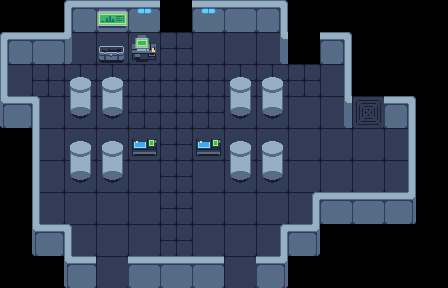

This game map was drawn from its Tiled (.tmx) file and the tilesets committed beside it. A one-line description and the full map source follow:
An orthogonal 14x9 tile map with 32x32 px tiles, 3 tile layers (floor, walls, props), 3 tilesets and 36 objects (4x Door, Spawn, ElevatorSpawn).

<map version="1.10" tiledversion="1.11.2" orientation="orthogonal" renderorder="right-down" width="14" height="9" tilewidth="32" tileheight="32" infinite="0" nextlayerid="8" nextobjectid="53">
 <tileset firstgid="1" source="tileset_ebene2.tsx" />
 <tileset firstgid="852" source="tileset_ebene1.tsx" />
 <tileset firstgid="1703" source="props_and_items_ebene2.tsx" />
 <layer id="2" name="floor" width="14" height="9">
  <data encoding="csv">
0,0,0,0,0,0,0,0,0,0,0,0,0,0,
0,0,72,72,72,71,72,72,72,0,0,0,0,0,
72,71,71,71,71,71,71,71,71,71,72,0,0,0,
923,72,72,72,71,71,71,72,72,72,72,107,0,0,
0,72,72,72,72,71,72,72,72,72,72,72,72,0,
0,72,72,72,72,71,72,72,72,72,72,72,72,0,
0,72,72,72,72,71,72,72,72,72,72,72,72,0,
0,0,72,72,72,71,72,72,72,0,0,0,0,0,
0,0,923,72,72,71,923,72,923,0,0,0,0,0
</data>
 </layer>
 <layer id="1" name="walls" width="14" height="9">
  <data encoding="csv">
0,0,3,6,6,0,6,6,9,0,0,0,0,0,
3,6,40,0,0,0,0,0,46,0,9,0,0,0,
76,0,0,0,0,0,0,0,0,0,84,0,0,0,
335,336,0,0,0,0,0,0,0,152,46,0,47,0,
0,76,0,0,0,0,0,0,0,152,0,0,306,0,
0,76,0,0,0,0,0,0,0,152,0,0,306,0,
0,76,0,0,0,0,0,0,0,342,376,376,379,0,
0,335,336,0,0,0,0,0,342,343,0,0,0,0,
0,0,373,0,376,376,376,0,379,0,0,0,0,0
</data>
 </layer>
 <layer id="3" name="props" width="14" height="9">
  <data encoding="csv">
0,0,0,1710,1716,0,1716,0,0,0,0,0,0,0,
0,0,0,1859,1751,0,0,0,0,0,0,0,0,0,
0,0,1943,1943,0,0,0,1943,1943,0,0,0,0,0,
0,0,1967,1967,0,0,0,1967,1967,0,0,0,0,0,
0,0,1943,1943,1761,0,1761,1943,1943,0,0,0,0,0,
0,0,1967,1967,0,0,0,1967,1967,0,0,0,0,0,
0,0,0,0,0,0,0,0,0,0,0,0,0,0,
0,0,0,0,0,0,0,0,0,0,0,0,0,0,
0,0,0,0,0,0,0,0,0,0,0,0,0,0
</data>
 </layer>
 <objectgroup id="4" name="Entities">
  <object id="1" name="DoorSpawn" type="Door" x="160" y="0" width="32" height="32">
   <properties>
    <property name="DoorDirection" value="North" />
   </properties>
  </object>
  <object id="2" name="DoorSpawn" type="Door" x="224" y="256" width="32" height="32">
   <properties>
    <property name="DoorDirection" value="South" />
   </properties>
  </object>
  <object id="3" name="DoorSpawn" type="Door" x="288" y="32" width="32" height="32">
   <properties>
    <property name="DoorDirection" value="East" />
   </properties>
  </object>
  <object id="4" name="DoorSpawn" type="Door" x="96" y="256" width="32" height="32">
   <properties>
    <property name="DoorDirection" value="West" />
   </properties>
  </object>
  <object id="49" name="PlayerSpawn" type="Spawn" x="365.333" y="145.333">
   <ellipse />
  </object>
  <object id="50" name="ElevatorSpawn" type="ElevatorSpawn" x="352" y="96" width="32" height="32">
   <properties>
    <property name="Open" type="bool" value="true" />
   </properties>
  </object>
 </objectgroup>
 <objectgroup id="5" name="Collisions">
  <object id="5" x="64" y="24" width="224" height="8" />
  <object id="6" x="280" y="56" width="72" height="8" />
  <object id="7" x="0" y="56" width="72" height="8" />
  <object id="8" x="64" y="32" width="8" height="24" />
  <object id="9" x="280" y="32" width="8" height="24" />
  <object id="10" x="0" y="120" width="40" height="8" />
  <object id="11" x="322" y="215" width="94" height="8" />
  <object id="12" x="344" y="64" width="8" height="63.75" />
  <object id="13" x="0" y="64" width="8" height="56" />
  <object id="14" x="32" y="128" width="8" height="120" />
  <object id="15" x="32" y="248" width="40" height="8" />
  <object id="16" x="64" y="280" width="224" height="8" />
  <object id="17" x="64" y="256" width="8" height="24" />
  <object id="21" x="280" y="256" width="8" height="24" />
  <object id="22" x="280" y="248" width="40" height="8" />
  <object id="23" x="312" y="214" width="8" height="34" />
  <object id="35" x="70" y="106" width="21" height="10" />
  <object id="36" x="102" y="106" width="21" height="10" />
  <object id="37" x="70" y="170" width="21" height="10" />
  <object id="38" x="102" y="170" width="21" height="10" />
  <object id="39" x="230" y="106" width="21" height="10" />
  <object id="40" x="262" y="106" width="21" height="10" />
  <object id="41" x="230" y="170" width="21" height="10" />
  <object id="42" x="262" y="170" width="21" height="10" />
  <object id="51" x="408.33" y="120.667" width="8" height="100.667" />
  <object id="52" x="384.667" y="119.333" width="31.6667" height="8" />
 </objectgroup>
 <objectgroup id="6" name="Props">
  <object id="44" x="99" y="52" width="25" height="8" />
  <object id="46" x="132" y="50" width="24" height="12" />
  <object id="47" x="132" y="146" width="25" height="10" />
  <object id="48" x="196" y="146" width="25" height="10" />
 </objectgroup>
 <objectgroup id="7" name="Acids" />
</map>
